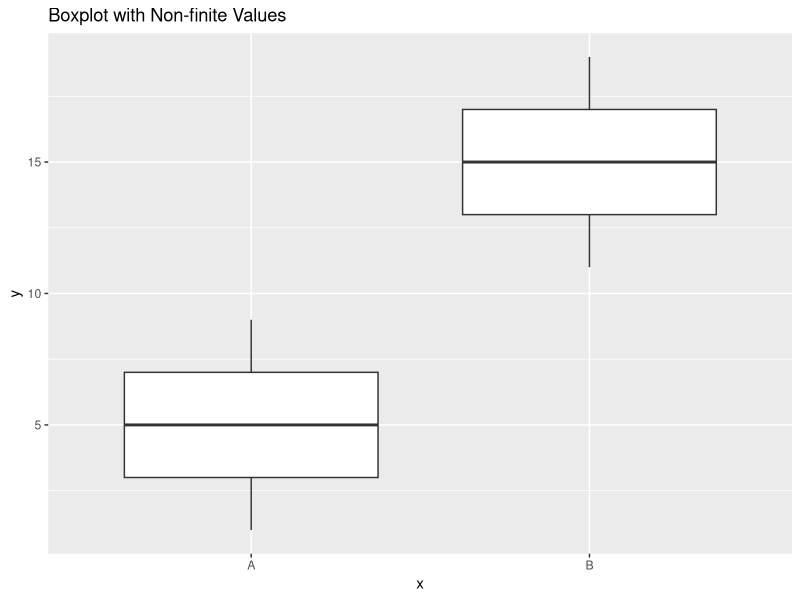

Reproduce this figure in R.
library(ggplot2)

df <- data.frame(
  x = rep(c("A", "B"), each = 10),
  y = c(1:9, Inf, 11:19, NA)
)

p <- tryCatch(
  {
      ggplot(df, aes(x, y)) +
        geom_boxplot() +
        ggtitle("Boxplot with Non-finite Values")
  },
  warning = function(w) {
    message("Warning captured: Non-finite values removed from the data")
    NULL
  },
  error = function(e) {
    message("Error captured: ", e$message)
    NULL
  }
)

if (!is.null(p)) print(p)


test <- tryCatch(
  {
    print(p)
  },
  warning = function(w) {
    message("Warning captured: Non-finite values removed from the data")
    return(w)
  },
  error = function(e) {
    message("Error captured: ", e$message)
    NULL
  }
)

test


